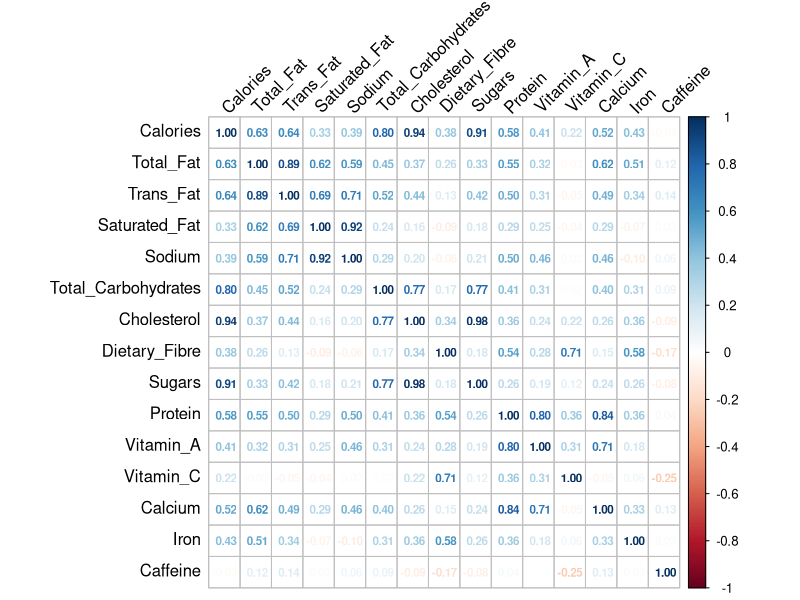
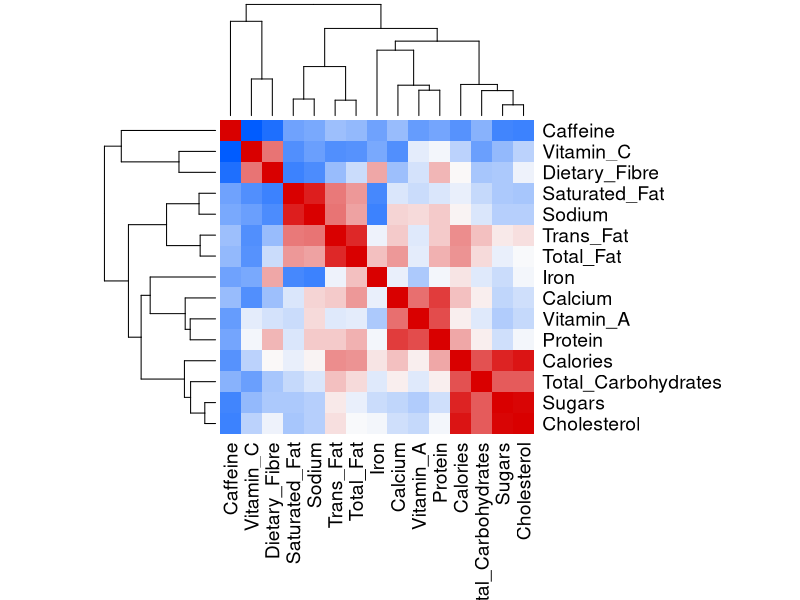

Recreate these plots in R, in order. (Note: this script raises an error after producing the figures.)
# Statistical Learning final project

# Starbucks 
# Link: https://www.kaggle.com/datasets/henryshan/starbucks

# Load libraries ----
library(corrplot)

# Load data ----
data <- read.csv("Data/starbucks.csv", header = TRUE, sep = ",")

# Overview of the data ----
summary(data)
str(data)

# Check how many categories there are in the first column
table(data$Beverage_category)
unique(data$Beverage_category)
table(data$Beverage_prep)
unique(data$Beverage_prep)
table(data$Beverage)
unique(data$Beverage)

# Data transformation ----
# Remove percentage sign from the data
data$Vitamin.C....DV. <- as.numeric(gsub("%", "", data$Vitamin.C....DV.))
data$Calcium....DV. <- as.numeric(gsub("%", "", data$Calcium....DV.))
data$Iron....DV. <- as.numeric(gsub("%", "", data$Iron....DV.))
data$Vitamin.A....DV. <- as.numeric(gsub("%", "", data$Vitamin.A....DV.))

# Set the other variables as numeric
data$Calories <- as.numeric(data$Calories)
data$Trans.Fat..g. <- as.numeric(data$Trans.Fat..g.)
data$Total.Fat..g. <- as.numeric(data$Total.Fat..g.)
data$Cholesterol..mg. <- as.numeric(data$Cholesterol..mg.)
data$Sodium..mg. <- as.numeric(data$Sodium..mg.)
data$Total.Carbohydrates..g. <- as.numeric(data$Total.Carbohydrates..g.)
data$Dietary.Fibre..g. <- as.numeric(data$Dietary.Fibre..g.)
data$Sugars..g. <- as.numeric(data$Sugars..g.)
data$Caffeine..mg. <- as.numeric(data$Caffeine..mg.)

# We have some missing values in the variable caffeine 
is.na(data$Caffeine..mg.)
# There are different way to impute NA
# Use the median is a suitable choice because we look 
# into structure of the variable
summary(data$Caffeine..mg.)


# create a copy of original dataset 
data_cleaned <- data

# Presence of Outliers: Looking at the summary statistics provided, 
# the presence of outliers is indicated by the large difference 
# between the mean (89.52 mg.) and the median (75 mg.).

# Outliers can skew the mean, making it less representative of the 
# central tendency of the data.

# The median, being resistant to outliers, provides a better 
# measure of central tendency in this scenario.

# Possibly non-normal distribution 
# With 23 missing values out of 242 observations, 
# the dataset has a relatively small proportion of missing values 
# (approximately 9.5%). 


# Impute NA with median of the  'Caffeine..mg.', without NA
data_cleaned$Caffeine..mg.[is.na(data_cleaned$Caffeine..mg.)] <- median(data_cleaned$Caffeine..mg., na.rm = TRUE)

# no more NA ---> now we can work directly on cleaned dataset 
summary(data_cleaned$Caffeine..mg.)
is.na(data_cleaned$Caffeine..mg.)


# Rename the cleaned data columns by removing the dots and the unity of measure
colnames(data_cleaned) <- c("Beverage_category", "Beverage",
                            "Beverage_prep", "Calories",
                            "Total_Fat", "Trans_Fat",
                            "Saturated_Fat", "Sodium",
                            "Total_Carbohydrates", "Cholesterol",
                            "Dietary_Fibre", "Sugars",
                            "Protein", "Vitamin_A",
                            "Vitamin_C", "Calcium",
                            "Iron", "Caffeine")

# Correlation Analysis ----

# Remove first 3 columns for the correlation matrix

data_num <- data_cleaned[, -c(1:3)]

## Correlation Matrix ----
# Calculate the correlation matrix

correlation_matrix <- cor(data_num)

## Plot the correlation matrix ----
par(mfrow = c(1, 1))
corrplot(correlation_matrix, method = "number", tl.col = "black", 
         tl.srt = 45, addCoef.col = "black", number.cex = 0.7)

## Heatmap of the correlation matrix ----
heatmap(cor(data_num), 
        col = colorRampPalette(c("#005cff", "#fbfbfb", "#d90000"))(100), 
        symm = TRUE, 
        margins = c(10, 10), 
        cexRow = 1.4,
        cexCol = 1.4)

# Data Visualization ----

## Histograms ----

# Histogram of the data with density distribution
par(mfrow = c(5, 3))
col <- c('#ff0000', '#f70028', '#ee0040', '#e50055', '#dc0069',
         '#d2007b', '#c7008d', '#bb009e', '#ae00ae', '#a000be',
         '#8f00cc', '#7d00da', '#6700e7', '#4900f3', '#0000ff')
for (i in 1:ncol(data_num)) {
  hist(data_num[, i], main = colnames(data_num)[i],
       xlab = colnames(data_num)[i], col = col[i], freq = FALSE)
  dens <- density(data_num[, i], na.rm=TRUE, adjust=1.25)
  lines(dens, col = "black", lwd = 2)
}

## Pairplot ----

# Define function for the pairplot

# Histogram function
panel.hist <- function(x, colour, ...)
{
  usr <- par("usr")
  on.exit(par(usr))
  par(usr = c(usr[1:2], 0, 1.5))
  h <- hist(x, plot = FALSE)
  breaks <- h$breaks
  nB <- length(breaks)
  y <- h$counts
  y <- y / max(y)
  rect(breaks[-nB], 0, breaks[-1], y, col = colour, ...)
}

# Correlations function
panel.cor <- function(x, y, digits = 2, prefix = "", cex.cor, ...)
{
  usr <- par("usr")
  on.exit(par(usr))
  par(usr = c(0, 1, 0, 1))
  r <- abs(cor(x, y))
  txt <- format(c(r, 0.123456789), digits = digits)[1]
  txt <- paste0(prefix, txt)
  if(missing(cex.cor)) cex.cor <- 0.5/strwidth(txt)
  text(0.5, 0.5, txt, cex = cex.cor * r)
}


pairs(data_num, 
      diag.panel = panel.hist,
      upper.panel = panel.cor, 
      lower.panel = panel.smooth,
      colour = "#4ea5ff")

## Barplot ----
# Barplot of the data grouped by categories
par(mfrow = c(5, 3))
for (i in 1:ncol(data_num)) {
  barplot(table(data_num[, i]), main = colnames(data_num)[i],
          xlab = colnames(data_num)[i], col = col[i])
}

### Beverage ----
# frequency for 'Beverage_category' ----> 
# how we can see the most famous bevarage?

# We create a barplot to visualize the distribution 
# of the 'Beverage_category' variable
par(mfrow = c(1, 1))
barplot(table(data$Beverage_category),
        main = "Distribution of Beverage Categories",
        ylab = "Count",
        col = "#4ea5ff",
        las = 2, 
        cex.names = 0.8)

# We create a barplot to visualize the distribution 
# of the preparation of the bevarage
par(mfrow = c(1, 1))
barplot(table(data$Beverage_prep),
        main = "Distribution of Beverage Preparation",
        ylab = "Count",
        col = "#ff810f",
        las = 2,
        cex.names = 0.8)

# "#00cd5c" green

# Now we want to compare the total calories for each categories of bevarage

# First we aggrgate the data to obtain the total calories 
# for each categories of bevarage

# Then we create a barplot to visualize the results

total_calories_by_category <- aggregate(Calories ~ Beverage_category, data = data_cleaned, sum)

barplot(height = total_calories_by_category$Calories,
        names.arg = total_calories_by_category$Beverage_category,
        main = "Total Calories by Beverage Category",
        ylab = "Total Calories",
        col = "#4ea5ff",
        las = 2,
        cex.names = 0.8)

# Now we want to compare the total sugars for each preparation of bevarage

# First we aggrgate the data to obtain the total sugars 
# for each preparation of bevarage

# Then we create a barplot to visualize the results

total_sugar_by_prep <- aggregate(Total_Carbohydrates ~ Beverage_prep, data = data_cleaned, sum)

barplot(height = total_sugar_by_prep$Total_Carbohydrates,
        names.arg = total_sugar_by_prep$Beverage_prep,
        main = "Total Sugars by Beverage Preparation",
        ylab = "Total Sugars (g)",
        col = "#ff810f",
        las = 2,
        cex.names = 0.8)

## Boxplot ----
# Boxplot of the data
par(mfrow = c(5, 3))
for (i in 1:ncol(data_num)) {
  boxplot(data_num[, i], main = colnames(data_num)[i],
          xlab = colnames(data_num)[i], col = col[i])
}


## Scatterplot ----
# variable Beverage_category factor
data_cleaned$Beverage_category <- as.factor(data_cleaned$Beverage_category)

# Assign distinct colors to each beverage category
colors <- rainbow(length(unique(data_cleaned$Beverage_category)))
color_map <- setNames(colors, levels(data_cleaned$Beverage_category))

# Create a scatterplot to compare amounts of calories and fat 
# for each categories of bevarage
par(mfrow = c(1, 1))
plot(data_cleaned$Calories, 
     data_cleaned$Total_Fat_g,
     col = color_map[data_cleaned$Beverage_category],
     pch = 19,
     xlab = "Calories",
     ylab = "Total Fat (g)",
     main = "Calories vs Total Fat")

# Legend
legend("topright", 
       legend = levels(data_cleaned$Beverage_category), 
       col = colors, 
       pch = 19)

# Comparision between total fat and trans fat ( che cazzo sono?)

# Numeric variable -> calculate density
total_fat_density <- density(data_cleaned$Total_Fat)
trans_fat_density <- density(data_cleaned$Trans_Fat)

# create a grafico sovrapposto 
plot(total_fat_density, col = "#4ea5ff", main = "Comparison of Total Fat and Trans Fat Distributions", 
     xlab = "Fat Content (g)", ylab = "Density", ylim = c(0, max(total_fat_density$y, trans_fat_density$y)),
     xlim = range(data_cleaned$Total_Fat, data_cleaned$Trans_Fat), 
     lwd = 2, lty = 1)
lines(trans_fat_density, col = "#ff810f", lwd = 2, lty = 1)
legend("topright", legend = c("Total Fat", "Trans Fat"), col = c("#4ea5ff", "#ff810f"), lwd = 2, lty = 1)

# Create scatterplot to look into relantionship between 
# calories and other variables 

str(data_cleaned)

par(mfrow = c(2, 2))  # Imposta il layout dei grafici a griglia 2x2
with(data_cleaned, {
  plot(Calories, Sodium , main = "Relation between Calories and Sodium", xlab = "Calories", ylab = "Sodium (mg)", col = col[1])
  plot(Calories, Protein , main = "Relation between Calories and Protein", xlab = "Calories", ylab = "Protein (g)", col = col[5])
  plot(Calories, Vitamin_C , main = "Relation between Calories and Vitamin C", xlab = "Calories", ylab = "Vitamin C (mg)", col = col[10])
  plot(Calories, Cholesterol , main = "Relation between Calories and Fiber", xlab = "Calories", ylab = "Fiber (g)", col = col[15])
})

# There's increase in every feature with increase in calories

# Features like proteins and fiber rapidly increase, 
# instead vitamin and cholesterol more flat growing 

# Confirmed by correlation coefficients 


# Regression Analysis ----
## Linear Regression ----

# Linear regression model to predict the amount of calories
# based on the amount of the other variables
# We use the lm() function to fit a linear regression model
# We use the summary() function to display the results
# We use the plot() function to visualize the results

# Fit the linear regression model

# Set the calories as the dependent variable
y <- data_num$Calories

# Remove calories column in order to use the other variables 
# as independent variables
data_num <- data_num[, -1]

lm_model <- lm(y ~ ., data = data_num)
summary(lm_model)
par(mfrow = c(2, 2))
plot(lm_model)

AIC(lm_model)
BIC(lm_model)

# The model has a low AIC and BIC values, the R-squared value is 0.99 so the model is a good fit
# The model is significant, the p-value is less than 0.05

### Cross-validation ----
# Now we try with a different approach, 
# we split the data into training and testing sets
# We use the training set to fit the model 
# and the testing set to evaluate the model

# Split the data into training and testing sets
set.seed(123)
train_index <- sample(1:nrow(data_num), 0.8 * nrow(data_num))
train_data <- data_num[train_index, ]
test_data <- data_num[-train_index, ]

# Fit the linear regression model using the training set
y_train <- y[train_index]

lm_model_train <- lm(y_train ~ ., data = train_data)
summary(lm_model_train)

AIC(lm_model_train)
BIC(lm_model_train)

# Make predictions using the testing set
y_test <- y[-train_index]
predictions_lm <- predict(lm_model_train, newdata = test_data)

# Evaluate the model using the testing set

# Calculate the mean squared error
mse_lm<- mean((y_test - predictions_lm)^2)
mse_lm

# Calculate the root mean squared error
rmse_lm <- sqrt(mse_lm)
rmse_lm

# Now we plot the residuals to check if the model is a good fit
par(mfrow = c(1, 1))
plot(lm_model_train, which = 1)

# The residuals are randomly distributed around zero,
# so the model is a good fit

# now we compute the accuracy of the model and then we plot the results

# Compute the accuracy of the model
accuracy_lm <- 1 - (rmse_lm / mean(y_test))
accuracy_lm

# Plot the results
plot(y_test, predictions_lm, main = "Actual vs Predicted Values",
     xlab = "Actual Values", ylab = "Predicted Values",
     col = "#4ea5ff", pch = 19)

# The actual and predicted values are close to each other,
# so the model is a good fit

## Logistic Regression ----

# Logistic regression model to predict the amount of calories
# based on the amount of the other variables
# We use the glm() function to fit a logistic regression model

# Fit the logistic regression model

glm_model <- glm(y ~ ., data = data_num, family = "gaussian") # Try to change the family
summary(glm_model)
par(mfrow = c(2, 2))
plot(glm_model)

AIC(glm_model)
BIC(glm_model)

# Comment on it.....

### Cross-validation ----

# Fit the logistic regression model using the training set
glm_model_train <- glm(y_train ~ ., data = train_data, family = "gaussian")

# Make predictions using the testing set
predictions_glm <- predict(glm_model_train, newdata = test_data)

# Evaluate the model using the testing set

# Calculate the mean squared error
mse_glm <- mean((y_test - predictions_glm)^2)
mse_glm

# Calculate the root mean squared error
rmse_glm <- sqrt(mse_glm)
rmse_glm

# Now we plot the residuals to check if the model is a good fit
par(mfrow = c(1, 1))
plot(glm_model_train, which = 1)

# now we compute the accuracy of the model and then we plot the results

# Compute the accuracy of the model
accuracy_glm <- 1 - (rmse_glm / mean(y_test))
accuracy_glm

# Plot the results
plot(y_test, predictions_glm, main = "Actual vs Predicted Values",
     xlab = "Actual Values", ylab = "Predicted Values",
     col = "#4ea5ff", pch = 19)

